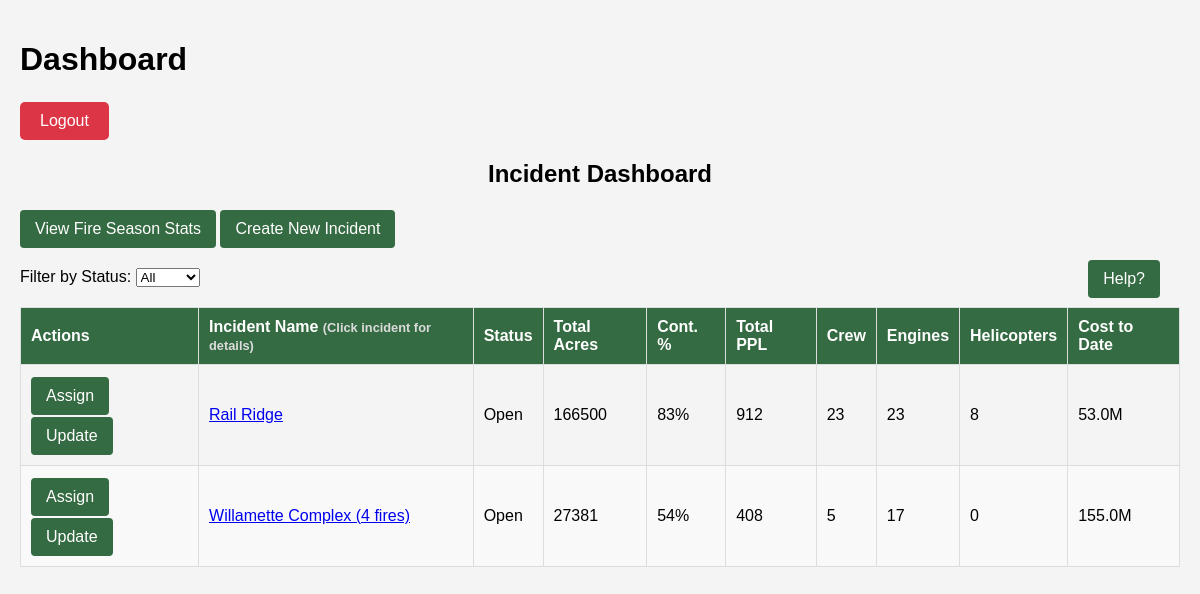
Page /dashboard on the earlier database version.
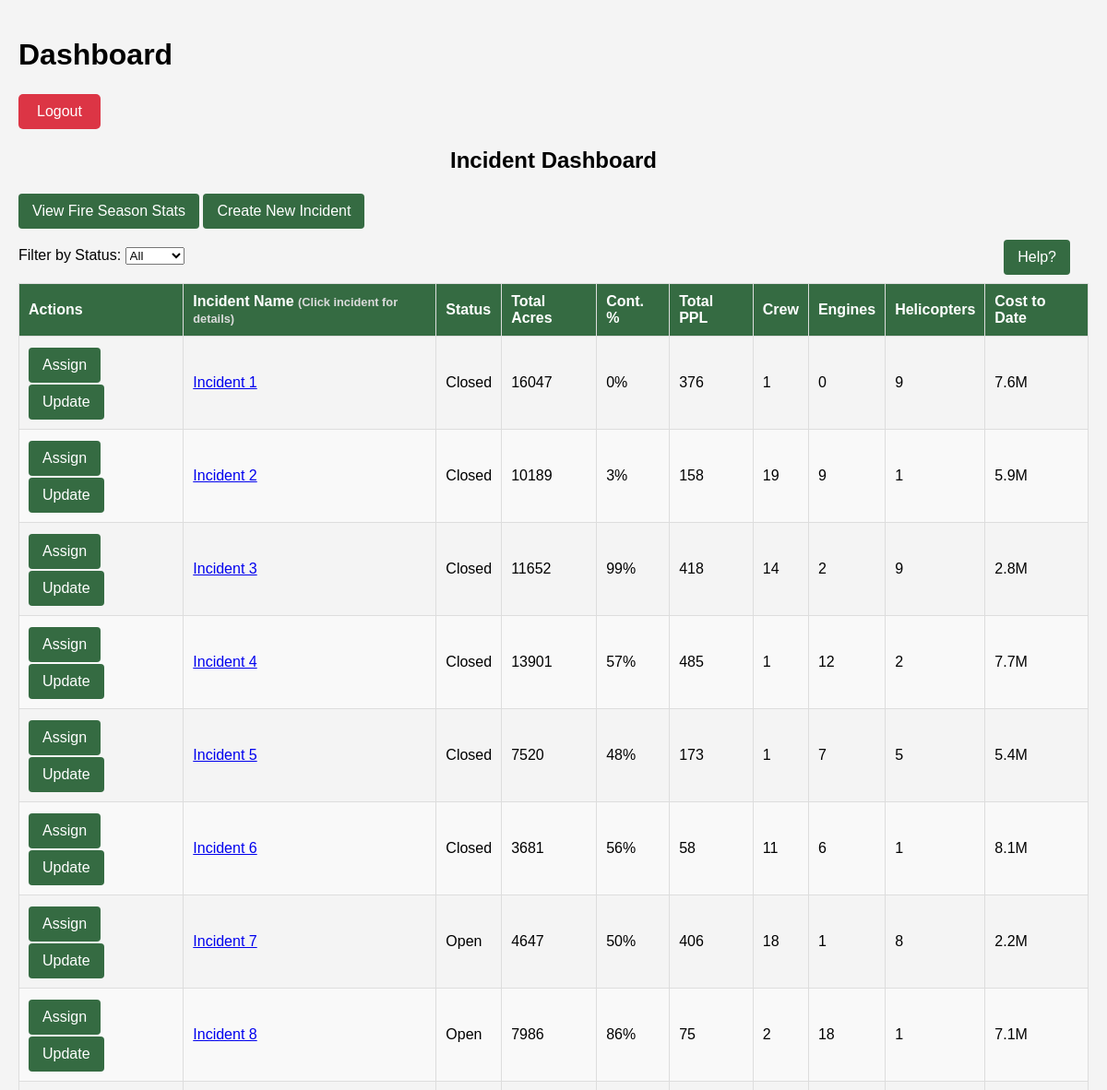
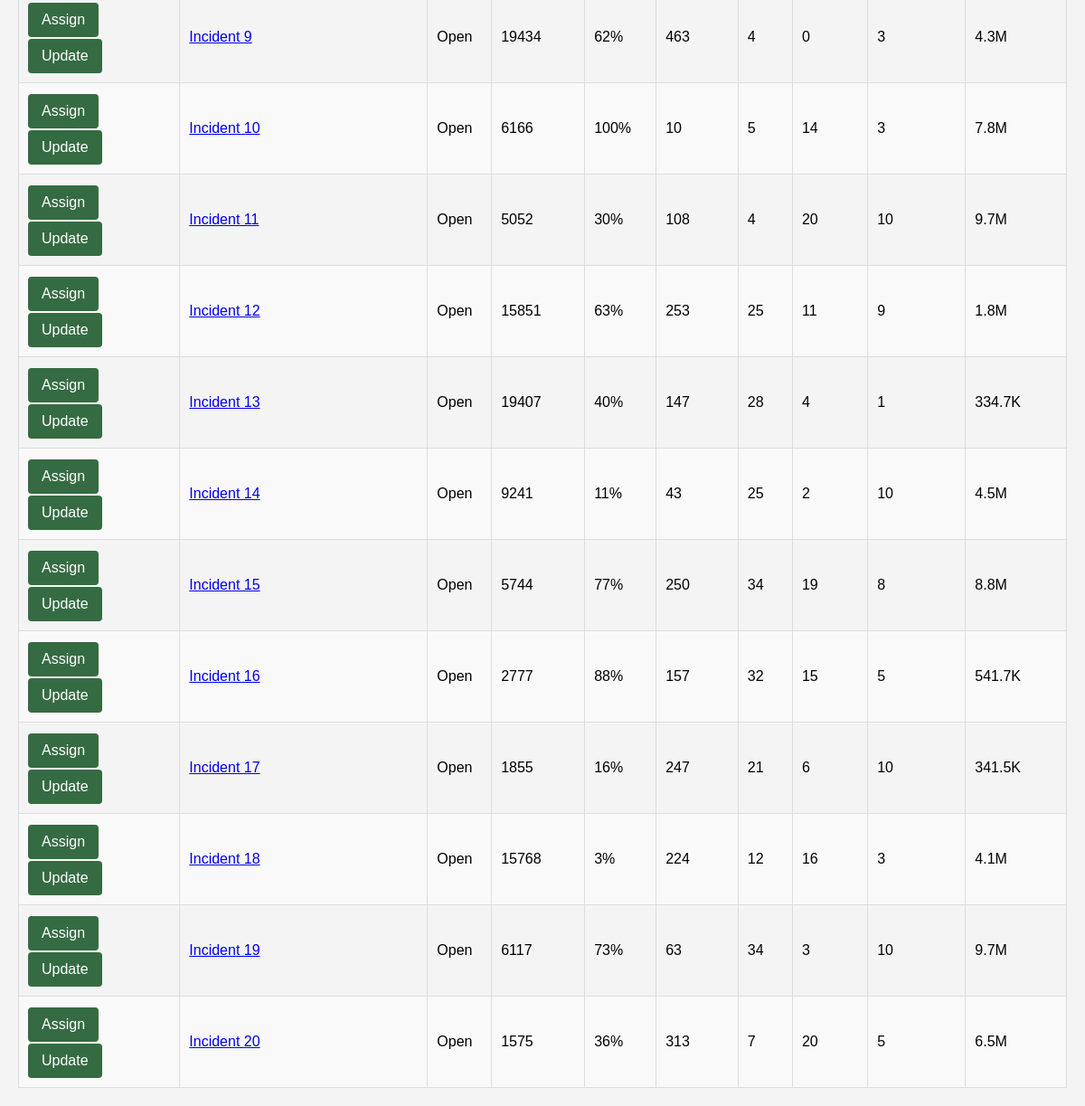
Same page on the later database version (2 pictures, top to bottom).
### tables this page shows
CREATE TABLE incidents (
            id INTEGER PRIMARY KEY AUTOINCREMENT,
            name TEXT NOT NULL,
            lat REAL,
            long REAL,
            status TEXT NOT NULL,
            total_acres INTEGER,
            containment_percentage INTEGER,
            total_ppl INTEGER,
            crew INTEGER,
            engines INTEGER,
            helicopters INTEGER,
            structures_lost INTEGER,
            cost_to_date REAL
        );

### app.py (the view)
@app.route('/dashboard')
def dashboard():
    conn = sqlite3.connect('incidents.db')
    cursor = conn.cursor()
    cursor.execute("SELECT id, name, status, total_acres, containment_percentage, total_ppl, crew, engines, helicopters, cost_to_date FROM incidents")
    incidents = cursor.fetchall()
    conn.close()
    return render_template('dashboard.html', incidents=incidents)

### templates/dashboard.html (shortened to what this page needs)
<!DOCTYPE html>
<html lang="en">
<head>
    <link rel="stylesheet" href="{{ url_for('static', filename='style.css') }}">
</head>
<body>
    <div class="container">
        <div class="dashboard-header">
            <h1>Dashboard</h1>
            <button onclick="window.location.href='/logout'" class="btn btn-danger">Logout</button>
        </div>
        <div class="container">
            <button id="helpBtn" class="help-button">Help?</button>
        <h2>Incident Dashboard</h2>
        <div class="actions">
            <a href="{{ url_for('stats_page') }}" class="btn">View Fire Season Stats</a>
            <a href="{{ url_for('create_incident') }}" class="btn">Create New Incident</a>
            <div class="filter">
                <label for="status-filter">Filter by Status:</label>
                <select id="status-filter">
                    <option value="all">All</option>
                </select>
            </div>
        </div>
        <table>
            <thead>
                <tr>
                    <th>Actions</th>
                    <th>Incident Name <span>(Click incident for details)</span></th>
                    <th>Status</th>
                    <th>Total Acres</th>
                    <th>Cont. %</th>
                    <th>Total PPL</th>
                    <th>Crew</th>
                    <th>Engines</th>
                    <th>Helicopters</th>
                    <th>Cost to Date</th>
                </tr>
            </thead>
            <tbody>
                {% for incident in incidents %}
                <tr>
                    <td>
                        <form action="{{ url_for('assign_responders', incident_id=incident[0]) }}" method="get" style="display:inline;">
                            <button type="submit" class="btn">Assign</button>
                        </form>
                        <form action="{{ url_for('update_incident', incident_id=incident[0]) }}" method="get" style="display:inline;">
                            <button type="submit" class="btn">Update</button>
                        </form>
                    </td>
                    <td>
                        <a href="{{ url_for('incident_summary', incident_id=incident[0]) }}">
                            {{ incident[1] }}
                        </a>
                    </td>
                    <td>{{ incident[2] }}</td>
                    <td>{{ incident[3] }}</td>
                    <td>{{ incident[4] }}%</td>
                    <td>{{ incident[5] }}</td>
                    <td>{{ incident[6] }}</td>
                    <td>{{ incident[7] }}</td>
                    <td>{{ incident[8] }}</td>
                    <td>
                        {% if incident[9] is not none %}
                            {% if incident[9] >= 1000000 %}
                                {{ (incident[9] / 1000000) | round(1) }}M
                            {% elif incident[9] >= 1000 %}
                                {{ (incident[9] / 1000) | round(1) }}K
                            {% else %}
                                {{ incident[9] }}
                            {% endif %}
                        {% else %}
                            N/A
                        {% endif %}
                    </td>
                </tr>
                {% endfor %}
            </tbody>
        </table>
    </div>
</body>
</html>

### static/style.css (style rules this page uses)
body { font-family: Arial, sans-serif; background-color: #f4f4f4; margin: 0; padding: 20px; }
.container { max-width: 1200px; margin: 0 auto; }
h2 { text-align: center; margin-bottom: 20px; }
.filter { margin-top: 20px; }
.btn { padding: 10px 15px; background-color: #356b42; color: #fff; border: none; border-radius: 4px; cursor: pointer; font-size: 1em; text-decoration: none; display: inline-block; margin-top: 2px; }
table { width: 100%; border-collapse: collapse; margin-top: 20px; }
table, th, td { border: 1px solid #ddd; }
th, td { padding: 10px; text-align: left; }
th { background-color: #356b42; color: white; }
tr:nth-child(even) { background-color: #f9f9f9; }
th span { font-size: 0.8em; color: rgb(219, 219, 219); }
.help-button { position: absolute; right: 20px; top: 100px; padding: 10px 15px; background-color: #356b42; color: white; border: none; border-radius: 4px; cursor: pointer; font-size: 1em; }
.container { position: relative; }
.btn-danger { background-color: #dc3545; color: white; padding: 10px 20px; border: none; border-radius: 5px; cursor: pointer; }

Differences in the rows shown:
removed incidents: name "Rail Ridge", status "Open", total_acres "166500", containment_percentage "83", total_ppl "912", crew "23", engines "23", helicopters "8", (incident[9]/1000000)|round(1) "53.0"
removed incidents: name "Willamette Complex (4 fires)", status "Open", total_acres "27381", containment_percentage "54", total_ppl "408", crew "5", engines "17", helicopters "0", (incident[9]/1000000)|round(1) "155.0"
added incidents: name "Incident 1", status "Closed", total_acres "16047", containment_percentage "0", total_ppl "376", crew "1", engines "0", helicopters "9", (incident[9]/1000000)|round(1) "7.6"
added incidents: name "Incident 2", status "Closed", total_acres "10189", containment_percentage "3", total_ppl "158", crew "19", engines "9", helicopters "1", (incident[9]/1000000)|round(1) "5.9"
added incidents: name "Incident 3", status "Closed", total_acres "11652", containment_percentage "99", total_ppl "418", crew "14", engines "2", helicopters "9", (incident[9]/1000000)|round(1) "2.8"
added incidents: name "Incident 4", status "Closed", total_acres "13901", containment_percentage "57", total_ppl "485", crew "1", engines "12", helicopters "2", (incident[9]/1000000)|round(1) "7.7"
added incidents: name "Incident 5", status "Closed", total_acres "7520", containment_percentage "48", total_ppl "173", crew "1", engines "7", helicopters "5", (incident[9]/1000000)|round(1) "5.4"
added incidents: name "Incident 6", status "Closed", total_acres "3681", containment_percentage "56", total_ppl "58", crew "11", engines "6", helicopters "1", (incident[9]/1000000)|round(1) "8.1"
added incidents: name "Incident 7", status "Open", total_acres "4647", containment_percentage "50", total_ppl "406", crew "18", engines "1", helicopters "8", (incident[9]/1000000)|round(1) "2.2"
added incidents: name "Incident 8", status "Open", total_acres "7986", containment_percentage "86", total_ppl "75", crew "2", engines "18", helicopters "1", (incident[9]/1000000)|round(1) "7.1"
added incidents: name "Incident 9", status "Open", total_acres "19434", containment_percentage "62", total_ppl "463", crew "4", engines "0", helicopters "3", (incident[9]/1000000)|round(1) "4.3"
added incidents: name "Incident 10", status "Open", total_acres "6166", containment_percentage "100", total_ppl "10", crew "5", engines "14", helicopters "3", (incident[9]/1000000)|round(1) "7.8"
added incidents: name "Incident 11", status "Open", total_acres "5052", containment_percentage "30", total_ppl "108", crew "4", engines "20", helicopters "10", (incident[9]/1000000)|round(1) "9.7"
added incidents: name "Incident 12", status "Open", total_acres "15851", containment_percentage "63", total_ppl "253", crew "25", engines "11", helicopters "9", (incident[9]/1000000)|round(1) "1.8"
added incidents: name "Incident 13", status "Open", total_acres "19407", containment_percentage "40", total_ppl "147", crew "28", engines "4", helicopters "1", (incident[9]/1000)|round(1) "334.7"
added incidents: name "Incident 14", status "Open", total_acres "9241", containment_percentage "11", total_ppl "43", crew "25", engines "2", helicopters "10", (incident[9]/1000000)|round(1) "4.5"
added incidents: name "Incident 15", status "Open", total_acres "5744", containment_percentage "77", total_ppl "250", crew "34", engines "19", helicopters "8", (incident[9]/1000000)|round(1) "8.8"
added incidents: name "Incident 16", status "Open", total_acres "2777", containment_percentage "88", total_ppl "157", crew "32", engines "15", helicopters "5", (incident[9]/1000)|round(1) "541.7"
added incidents: name "Incident 17", status "Open", total_acres "1855", containment_percentage "16", total_ppl "247", crew "21", engines "6", helicopters "10", (incident[9]/1000)|round(1) "341.5"
added incidents: name "Incident 18", status "Open", total_acres "15768", containment_percentage "3", total_ppl "224", crew "12", engines "16", helicopters "3", (incident[9]/1000000)|round(1) "4.1"
added incidents: name "Incident 19", status "Open", total_acres "6117", containment_percentage "73", total_ppl "63", crew "34", engines "3", helicopters "10", (incident[9]/1000000)|round(1) "9.7"
added incidents: name "Incident 20", status "Open", total_acres "1575", containment_percentage "36", total_ppl "313", crew "7", engines "20", helicopters "5", (incident[9]/1000000)|round(1) "6.5"
